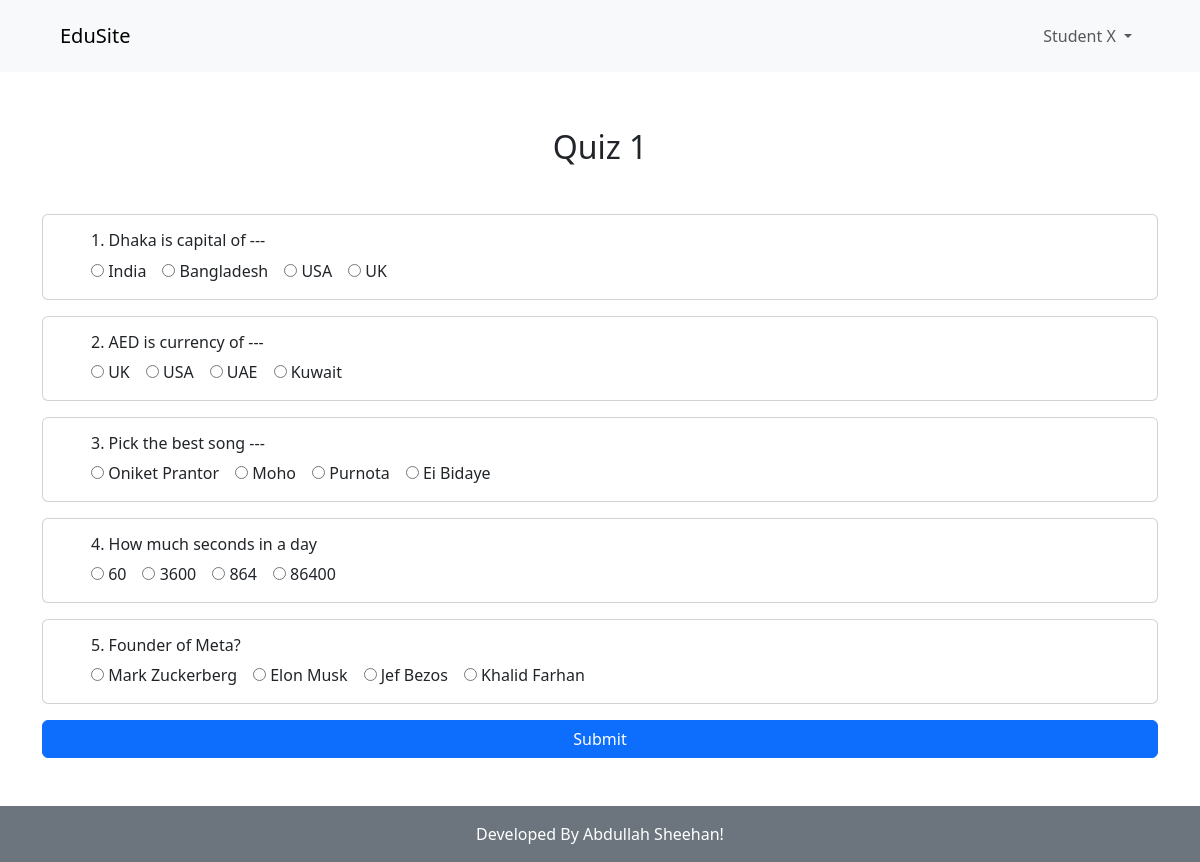
/quizes/exam/1/ (signed in), run on the app's committed database.
### AppLogin/models.py (models this page shows, shortened)
class User(AbstractBaseUser, PermissionsMixin):                         # Basic User Structure
    first_name = models.CharField(verbose_name=("First Name"), max_length=150, blank=True)
    last_name = models.CharField(verbose_name=("Last Name"), max_length=150, blank=True)
    email = models.EmailField(unique=True, null=False)
    is_staff = models.BooleanField(
        gettext_lazy('staff status'),
        default=False,
        help_text = gettext_lazy('Designates whether the user can log in this site')
    )
    is_active = models.BooleanField(
        gettext_lazy('active'),
        default=True,
        help_text=gettext_lazy('Designates whether this user should be treated as active. Unselect this instead of deleting accounts')
    )
    is_teacher = models.BooleanField(
        gettext_lazy('Teacher Status'),
        default=False,
        help_text="Designates whether this user is a teacher"
    )
    is_student = models.BooleanField(
        gettext_lazy('Student Status'),
        default=False,
        help_text="Designates whether this user is a student"
    )
    USERNAME_FIELD = 'email'
    objects = MyUserManager()

### AppQuiz/models.py (models this page shows, shortened)
class Quiz(models.Model):
    title = models.CharField(max_length=200)
    teacher = models.ForeignKey(settings.AUTH_USER_MODEL, on_delete=models.CASCADE, related_name='teacherquiz')
    description = models.TextField()
    duration = models.IntegerField()
    date_created = models.DateTimeField(auto_now_add=True)

class MCQ(models.Model):
    teacher = models.ForeignKey(settings.AUTH_USER_MODEL, on_delete=models.CASCADE, related_name='teachermcq')
    quiz = models.ForeignKey(Quiz, on_delete=models.CASCADE, related_name='quizmcq')
    question = models.CharField(max_length=2000)
    option1  = models.CharField(max_length=2000)
    option2   = models.CharField(max_length=2000)
    option3 = models.CharField(max_length=2000)
    option4 = models.CharField(max_length=2000)
    correctOption = models.IntegerField()

### AppQuiz/views.py (the view, shortened to what this page needs)
# urls.py: path('exam/<pk>/', views.givequiz, name='inquiz'),
@student_required()
def givequiz(req, pk):
    quiz = Quiz.objects.get(pk=pk)
    ques = MCQ.objects.filter(quiz=quiz)
    questions = [x.question for x in ques]
    answers = [str(x.correctOption) for x in ques]
    score = 0
    form = ResultForm()
    return render(req, 'AppQuiz/thequiz.html', context={'ques':ques, 'quiz':quiz, 'score':score, 'form':form})

### AppQuiz/forms.py
class ResultForm(forms.ModelForm):
    class Meta:
        model= Result
        exclude = ['quiz', 'student', 'score']

### templates/AppQuiz/thequiz.html (shortened to what this page needs)
{% extends "base.html" %}
{% load crispy_forms_tags %}
{% block body %}
  <h2 class="w-100 text-center mb-5">{{quiz.title}}</h2>
  <form action="" method="POST">
    {% for que in ques %}
    <div class="card mb-3 px-5 py-3">
        <h6>{{forloop.counter}}. {{que.question}}</h6>
        <div class="all-groups d-flex gap-3 justify-content-start align-items-center">
            <div class="form-group">
                <input type="radio" name="{{que.question}}" id="" value="1">
                <label for="{{que.question}}">{{que.option1}}</label>
            </div>
            <div class="form-group">
                <input type="radio" name="{{que.question}}" id="" value="2">
                <label for="{{que.question}}">{{que.option2}}</label>
              </div>
              <div class="form-group">
                <input type="radio" name="{{que.question}}" id="" value="3">
                <label for="{{que.question}}">{{que.option3}}</label>
              </div>
              <div class="form-group">
                <input type="radio" name="{{que.question}}" id="" value="4">
                <label for="{{que.question}}">{{que.option4}}</label>
              </div>
        </div>
    </div>
    {% endfor %}
    <button type="submit" class="btn btn-primary w-100">Submit</button>
  </form>
{% endblock body %}

### templates/navbar.html (shortened to what this page needs)
<nav class="navbar navbar-expand-lg navbar-light bg-light px-5 py-3 mb-5">
    <div class="container-fluid">
      <a class="navbar-brand" href="{% url 'homepage' %}">EduSite</a>
      <div class="collapse navbar-collapse" id="navbarSupportedContent">
        <ul class="navbar-nav w-100 mb-2 mb-lg-0  d-flex justify-content-end align-items-center">
          {% if user.is_authenticated %}
          <li class="nav-item dropdown">
            <a class="nav-link dropdown-toggle" href="#" id="navbarDropdown" role="button" data-bs-toggle="dropdown" aria-expanded="false">
              {{user.first_name}} {{user.last_name}}
            </a>
          </li>
          {% endif %}
        </ul>
      </div>
    </div>
  </nav>

### data on the page
User: first_name "Student", last_name "X"
Quiz: title "Quiz 1"
MCQ: question "Dhaka is capital of ---", option1 "India", option2 "Bangladesh", option3 "USA", option4 "UK"
MCQ: question "AED is currency of ---", option1 "UK", option2 "USA", option3 "UAE", option4 "Kuwait"
MCQ: question "Pick the best song ---", option1 "Oniket Prantor", option2 "Moho", option3 "Purnota", option4 "Ei Bidaye"
MCQ: question "How much seconds in a day", option1 "60", option2 "3600", option3 "864", option4 "86400"
MCQ: question "Founder of Meta?", option1 "Mark Zuckerberg", option2 "Elon Musk", option3 "Jef Bezos", option4 "Khalid Farhan"
